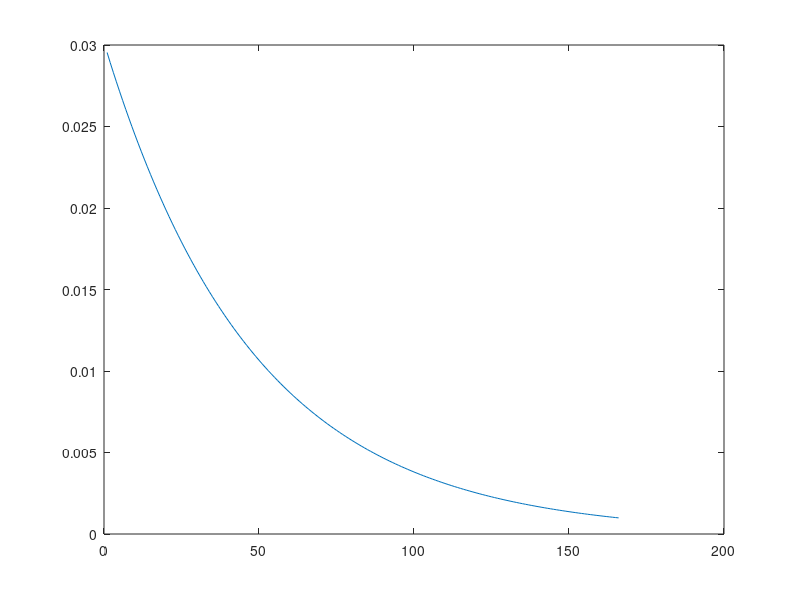

MATLAB code to generate this figure:
% Gradient descent step size
gamma=0.01;
rho=2;
% Numerics
t=0; dt=0.01; tf=1;
NL=[]; k=200; JJ=[];
delta=0.001;
% Initial guess
z0=[0;0;0;0.1;0.1;0.1];
G=100;
G_STOR=[];
while (G>delta)
    Z=[]; J=0; i=0; z=z0;
    %lambda=[0;0;0;0;0;0];
    while (t<=tf);  % solve for x forward in time
        Z=[Z,z]; 
        %J=J+dt*(x'*Q*x-q);
        u1=-z(4)+z(6)*z(2);
        u2=-z(5)-z(6)*z(1);
        dz=[u1;u2;z(1)*u2-z(2)*u1;-u2*z(6);u1*z(6);0];
        %dlambda=[-lambda(3)*u2;lambda(3)*u1;0;0;0;lambda(4)*u2+lambda(5)*u1]
        %lambda=lambda+dt.*dlambda
        z=z+dt.*dz; % forward Euler
        t=t+dt; i=i+1;
    end;
    G=(z(4))^2+(z(5))^2+(z(6)+rho*z(3))^2;
    t=tf; 
%     lambda=[0;0;-z(3);0.25;0.25;0.2];
%     lambda=[0;0;z(3)*rho+z(6);z(4);z(5);z(6)];
    lambda=[0;0;z(3)*rho+z(6);z(4);z(5);z(3)*rho+z(6)];
    while (t>=0);   % solve for lambda backward in time
        u1=-z(4)+z(6)*z(2);
        u2=-z(5)-z(6)*z(1);
        dlambda=[-lambda(3)*u2;lambda(3)*u1;0;0;0;lambda(4)*u2+lambda(5)*u1];
        lambda=lambda-dt.*dlambda;% backwards Euler
        t=t-dt; 
        z=Z(:,i);
        i=i-1;
    end;
    z0=z0-gamma.*lambda;
    z0=[0;0;0;z0(4:6)]
    G_STOR = [G_STOR G];
    %NL=[NL;norm(lambda)];
    %JJ=[JJ;J];
end;

%hold off;
%figure(1);
%subplot(2,1,1);
%plot(JJ);
%subplot(2,1,2);
%plot(NL);
%figure(2);
plot(G_STOR);
